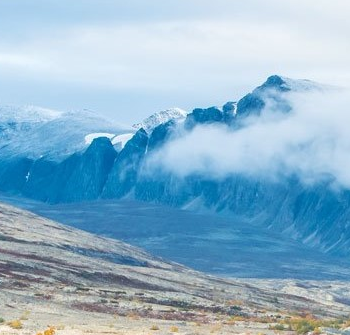
#> input picture traffic/1.png, 350 x 335 px
$ python test.py
#> lines starting #> are read from the running program, lines starting #| are printed output that depends on the picture
import os
import cv2

IMG_WIDTH = 30
IMG_HEIGHT = 30

path = os.getcwd()
img_name = "1.png"

img = cv2.imread(img_name)
#> img is the input picture: shape (335, 350, 3); mean B, G, R 203.4, 179.8, 141.7
res = cv2.resize(img, (IMG_WIDTH, IMG_HEIGHT))
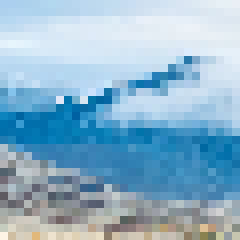
#> res: shape (30, 30, 3) (shown 8 times larger); mean B, G, R 203.2, 179.5, 141.6
print(len(res))
#| 30
print(len(res[0]))
#| 30
print(len(res[0][0]))
#| 3
